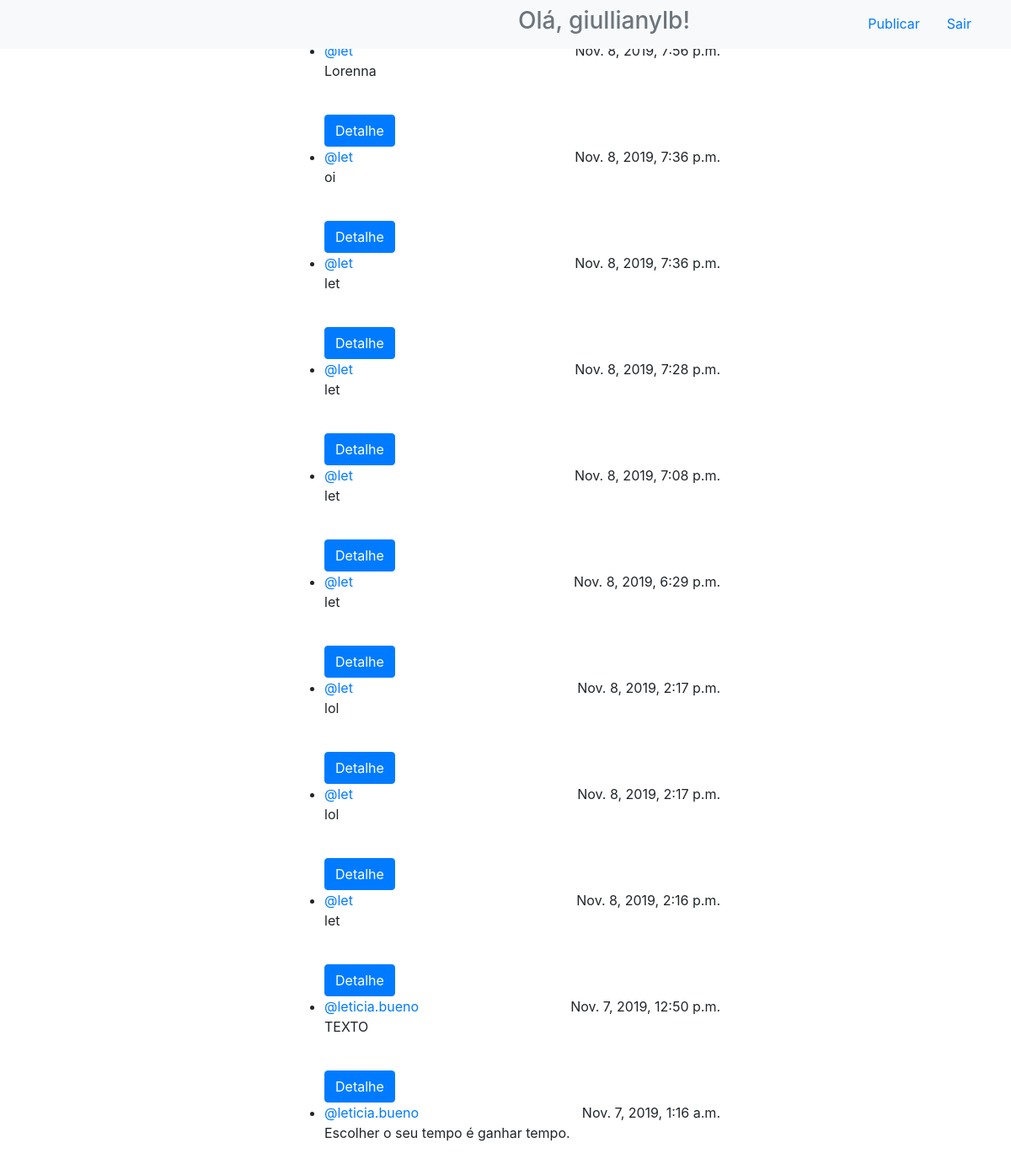
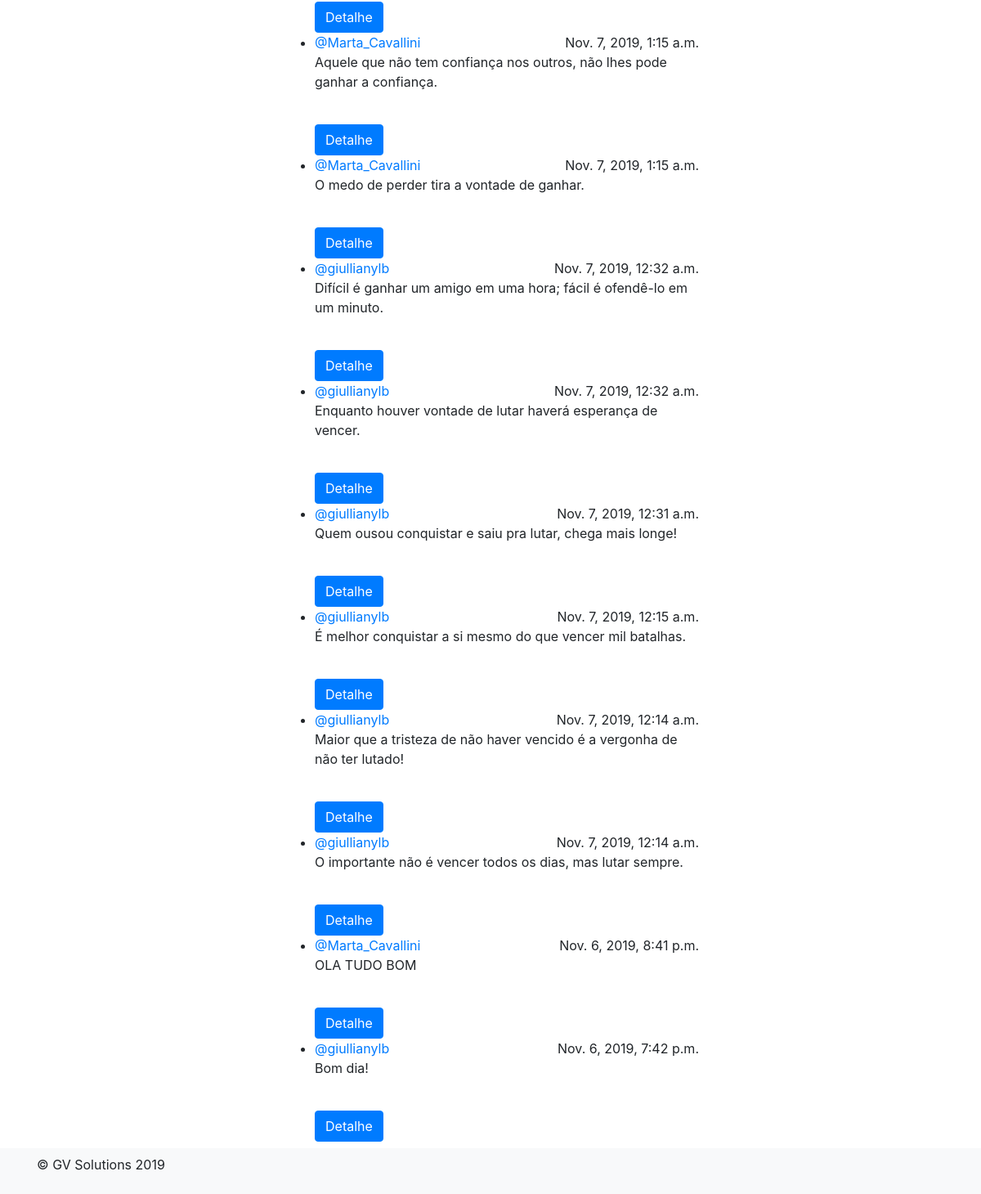
Page /inicio/ (signed in) on the committed database (2 pictures, top to bottom).
### app_blog/models.py (models this page shows, shortened)
class Publicacao(models.Model):
    texto = models.TextField(verbose_name='Texto', max_length=200)
    data = models.DateTimeField(auto_now_add=True)
    autor = models.ForeignKey(User, verbose_name='Autor', on_delete=models.DO_NOTHING)

### app_blog/views.py (the view)
# urls.py: path('inicio/', inicio, name='inicio'),
def inicio(request):
    publicacoes = Publicacao.objects.all().order_by('data').reverse()
    usuarios = User.objects.all().order_by('-id')[0:30]
    return render(request, 'app_blog/inicio.html', {'publicacoes': publicacoes, 'usuarios':usuarios})

### app_blog/templates/app_blog/inicio.html (shortened to what this page needs)
{% extends 'app_blog/base.html' %}
{% block topo %}
<div class="header clearfix  col-md-6 offset-md-3">
  <nav>
    <ul class="nav nav-pills float-right">
      <li class="nav-item">
        <a class="nav-link" href="/publica">Publicar</a>
      </li>
      <li class="nav-item">
        <a class="nav-link" href="#">Sair</a>
      </li>
    </ul>
  </nav>
  {% if user.is_authenticated %}
  <h3 class="text-muted">Olá, {{ user.username }}!</h3>
  {% endif %}
</div>
{% endblock %}
{% block conteudo %}
  <div class="container">
    <ul class="timeline">
      {% for publicacao in publicacoes %}
				<li>
  					<a href="#">@{{ publicacao.autor }}</a>
  					<a class="float-right">{{ publicacao.data }}</a>
  					<p>{{ publicacao.texto }}</p><br>
                    <a href="/pub/{{ publicacao.id }}"><button type="submit" class="btn btn-primary">Detalhe</button></a>
				</li>
      {% endfor %}
    </ul>
  </div>
{% endblock %}

### rows in the picture
Publicacao: autor "let", data "Nov. 8, 2019, 7:56 p.m.", texto "Lorenna"
Publicacao: autor "let", data "Nov. 8, 2019, 7:36 p.m.", texto "oi"
Publicacao: autor "let", data "Nov. 8, 2019, 7:36 p.m.", texto "let"
Publicacao: autor "let", data "Nov. 8, 2019, 7:28 p.m.", texto "let"
Publicacao: autor "let", data "Nov. 8, 2019, 7:08 p.m.", texto "let"
Publicacao: autor "let", data "Nov. 8, 2019, 6:29 p.m.", texto "let"
Publicacao: autor "let", data "Nov. 8, 2019, 2:17 p.m.", texto "lol"
Publicacao: autor "let", data "Nov. 8, 2019, 2:17 p.m.", texto "lol"
Publicacao: autor "let", data "Nov. 8, 2019, 2:16 p.m.", texto "let"
Publicacao: autor "leticia.bueno", data "Nov. 7, 2019, 12:50 p.m.", texto "TEXTO"
Publicacao: autor "leticia.bueno", data "Nov. 7, 2019, 1:16 a.m.", texto "Escolher o seu tempo é ganhar tempo."
Publicacao: autor "Marta_Cavallini", data "Nov. 7, 2019, 1:15 a.m.", texto "Aquele que não tem confiança nos outros, não lhes pode ganhar a confiança."
Publicacao: autor "Marta_Cavallini", data "Nov. 7, 2019, 1:15 a.m.", texto "O medo de perder tira a vontade de ganhar."
Publicacao: autor "giullianylb", data "Nov. 7, 2019, 12:32 a.m.", texto "Difícil é ganhar um amigo em uma hora; fácil é ofendê-lo em um minuto."
Publicacao: autor "giullianylb", data "Nov. 7, 2019, 12:32 a.m.", texto "Enquanto houver vontade de lutar haverá esperança de vencer."
Publicacao: autor "giullianylb", data "Nov. 7, 2019, 12:31 a.m.", texto "Quem ousou conquistar e saiu pra lutar, chega mais longe!"
Publicacao: autor "giullianylb", data "Nov. 7, 2019, 12:15 a.m.", texto "É melhor conquistar a si mesmo do que vencer mil batalhas."
Publicacao: autor "giullianylb", data "Nov. 7, 2019, 12:14 a.m.", texto "Maior que a tristeza de não haver vencido é a vergonha de não ter lutado!"
Publicacao: autor "giullianylb", data "Nov. 7, 2019, 12:14 a.m.", texto "O importante não é vencer todos os dias, mas lutar sempre."
Publicacao: autor "Marta_Cavallini", data "Nov. 6, 2019, 8:41 p.m.", texto "OLA TUDO BOM"
Publicacao: autor "giullianylb", data "Nov. 6, 2019, 7:42 p.m.", texto "Bom dia!"

### other values in the picture
{{ user.username }} "giullianylb"
